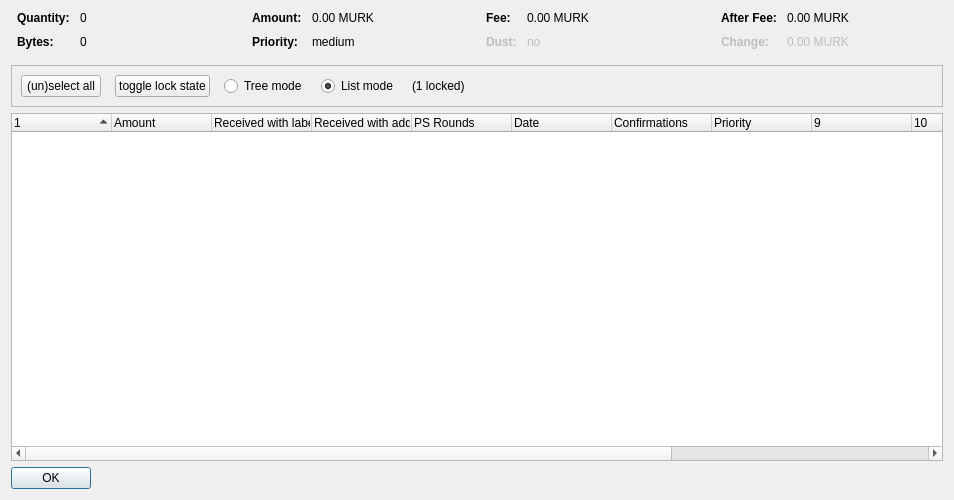
<?xml version="1.0" encoding="UTF-8"?>
<ui version="4.0">
 <class>CoinControlDialog</class>
 <widget class="QDialog" name="CoinControlDialog">
  <property name="geometry">
   <rect>
    <x>0</x>
    <y>0</y>
    <width>954</width>
    <height>500</height>
   </rect>
  </property>
  <property name="windowTitle">
   <string>Coin Selection</string>
  </property>
  <layout class="QVBoxLayout" name="verticalLayout">
   <item>
    <layout class="QHBoxLayout" name="horizontalLayoutTop" stretch="0,0,0,0">
     <property name="topMargin">
      <number>0</number>
     </property>
     <property name="bottomMargin">
      <number>10</number>
     </property>
     <item>
      <layout class="QFormLayout" name="formLayoutCoinControl1">
       <property name="horizontalSpacing">
        <number>10</number>
       </property>
       <property name="verticalSpacing">
        <number>10</number>
       </property>
       <property name="leftMargin">
        <number>6</number>
       </property>
       <property name="rightMargin">
        <number>6</number>
       </property>
       <item row="0" column="0">
        <widget class="QLabel" name="labelCoinControlQuantityText">
         <property name="font">
          <font>
           <weight>75</weight>
           <bold>true</bold>
          </font>
         </property>
         <property name="text">
          <string>Quantity:</string>
         </property>
        </widget>
       </item>
       <item row="0" column="1">
        <widget class="QLabel" name="labelCoinControlQuantity">
         <property name="cursor">
          <cursorShape>IBeamCursor</cursorShape>
         </property>
         <property name="contextMenuPolicy">
          <enum>Qt::ActionsContextMenu</enum>
         </property>
         <property name="text">
          <string notr="true">0</string>
         </property>
         <property name="textInteractionFlags">
          <set>Qt::LinksAccessibleByMouse|Qt::TextSelectableByKeyboard|Qt::TextSelectableByMouse</set>
         </property>
        </widget>
       </item>
       <item row="1" column="0">
        <widget class="QLabel" name="labelCoinControlBytesText">
         <property name="font">
          <font>
           <weight>75</weight>
           <bold>true</bold>
          </font>
         </property>
         <property name="text">
          <string>Bytes:</string>
         </property>
        </widget>
       </item>
       <item row="1" column="1">
        <widget class="QLabel" name="labelCoinControlBytes">
         <property name="cursor">
          <cursorShape>IBeamCursor</cursorShape>
         </property>
         <property name="contextMenuPolicy">
          <enum>Qt::ActionsContextMenu</enum>
         </property>
         <property name="text">
          <string notr="true">0</string>
         </property>
         <property name="textInteractionFlags">
          <set>Qt::LinksAccessibleByMouse|Qt::TextSelectableByKeyboard|Qt::TextSelectableByMouse</set>
         </property>
        </widget>
       </item>
      </layout>
     </item>
     <item>
      <layout class="QFormLayout" name="formLayoutCoinControl2">
       <property name="horizontalSpacing">
        <number>10</number>
       </property>
       <property name="verticalSpacing">
        <number>10</number>
       </property>
       <property name="leftMargin">
        <number>6</number>
       </property>
       <property name="rightMargin">
        <number>6</number>
       </property>
       <item row="0" column="0">
        <widget class="QLabel" name="labelCoinControlAmountText">
         <property name="font">
          <font>
           <weight>75</weight>
           <bold>true</bold>
          </font>
         </property>
         <property name="text">
          <string>Amount:</string>
         </property>
        </widget>
       </item>
       <item row="0" column="1">
        <widget class="QLabel" name="labelCoinControlAmount">
         <property name="cursor">
          <cursorShape>IBeamCursor</cursorShape>
         </property>
         <property name="contextMenuPolicy">
          <enum>Qt::ActionsContextMenu</enum>
         </property>
         <property name="text">
          <string notr="true">0.00 MURK</string>
         </property>
         <property name="textInteractionFlags">
          <set>Qt::LinksAccessibleByMouse|Qt::TextSelectableByKeyboard|Qt::TextSelectableByMouse</set>
         </property>
        </widget>
       </item>
       <item row="1" column="0">
        <widget class="QLabel" name="labelCoinControlPriorityText">
         <property name="font">
          <font>
           <weight>75</weight>
           <bold>true</bold>
          </font>
         </property>
         <property name="text">
          <string>Priority:</string>
         </property>
        </widget>
       </item>
       <item row="1" column="1">
        <widget class="QLabel" name="labelCoinControlPriority">
         <property name="cursor">
          <cursorShape>IBeamCursor</cursorShape>
         </property>
         <property name="contextMenuPolicy">
          <enum>Qt::ActionsContextMenu</enum>
         </property>
         <property name="text">
          <string>medium</string>
         </property>
         <property name="textInteractionFlags">
          <set>Qt::LinksAccessibleByMouse|Qt::TextSelectableByKeyboard|Qt::TextSelectableByMouse</set>
         </property>
        </widget>
       </item>
      </layout>
     </item>
     <item>
      <layout class="QFormLayout" name="formLayoutCoinControl3">
       <property name="horizontalSpacing">
        <number>10</number>
       </property>
       <property name="verticalSpacing">
        <number>10</number>
       </property>
       <property name="leftMargin">
        <number>6</number>
       </property>
       <property name="rightMargin">
        <number>6</number>
       </property>
       <item row="0" column="0">
        <widget class="QLabel" name="labelCoinControlFeeText">
         <property name="font">
          <font>
           <weight>75</weight>
           <bold>true</bold>
          </font>
         </property>
         <property name="text">
          <string>Fee:</string>
         </property>
        </widget>
       </item>
       <item row="0" column="1">
        <widget class="QLabel" name="labelCoinControlFee">
         <property name="cursor">
          <cursorShape>IBeamCursor</cursorShape>
         </property>
         <property name="contextMenuPolicy">
          <enum>Qt::ActionsContextMenu</enum>
         </property>
         <property name="text">
          <string notr="true">0.00 MURK</string>
         </property>
         <property name="textInteractionFlags">
          <set>Qt::LinksAccessibleByMouse|Qt::TextSelectableByKeyboard|Qt::TextSelectableByMouse</set>
         </property>
        </widget>
       </item>
       <item row="1" column="0">
        <widget class="QLabel" name="labelCoinControlLowOutputText">
         <property name="enabled">
          <bool>false</bool>
         </property>
         <property name="font">
          <font>
           <weight>75</weight>
           <bold>true</bold>
          </font>
         </property>
         <property name="text">
          <string>Dust:</string>
         </property>
        </widget>
       </item>
       <item row="1" column="1">
        <widget class="QLabel" name="labelCoinControlLowOutput">
         <property name="enabled">
          <bool>false</bool>
         </property>
         <property name="cursor">
          <cursorShape>IBeamCursor</cursorShape>
         </property>
         <property name="contextMenuPolicy">
          <enum>Qt::ActionsContextMenu</enum>
         </property>
         <property name="text">
          <string>no</string>
         </property>
         <property name="textInteractionFlags">
          <set>Qt::LinksAccessibleByMouse|Qt::TextSelectableByKeyboard|Qt::TextSelectableByMouse</set>
         </property>
        </widget>
       </item>
      </layout>
     </item>
     <item>
      <layout class="QFormLayout" name="formLayoutCoinControl4">
       <property name="horizontalSpacing">
        <number>10</number>
       </property>
       <property name="verticalSpacing">
        <number>10</number>
       </property>
       <property name="leftMargin">
        <number>6</number>
       </property>
       <property name="rightMargin">
        <number>6</number>
       </property>
       <item row="0" column="0">
        <widget class="QLabel" name="labelCoinControlAfterFeeText">
         <property name="font">
          <font>
           <weight>75</weight>
           <bold>true</bold>
          </font>
         </property>
         <property name="text">
          <string>After Fee:</string>
         </property>
        </widget>
       </item>
       <item row="0" column="1">
        <widget class="QLabel" name="labelCoinControlAfterFee">
         <property name="cursor">
          <cursorShape>IBeamCursor</cursorShape>
         </property>
         <property name="contextMenuPolicy">
          <enum>Qt::ActionsContextMenu</enum>
         </property>
         <property name="text">
          <string notr="true">0.00 MURK</string>
         </property>
         <property name="textInteractionFlags">
          <set>Qt::LinksAccessibleByMouse|Qt::TextSelectableByKeyboard|Qt::TextSelectableByMouse</set>
         </property>
        </widget>
       </item>
       <item row="1" column="0">
        <widget class="QLabel" name="labelCoinControlChangeText">
         <property name="enabled">
          <bool>false</bool>
         </property>
         <property name="font">
          <font>
           <weight>75</weight>
           <bold>true</bold>
          </font>
         </property>
         <property name="text">
          <string>Change:</string>
         </property>
        </widget>
       </item>
       <item row="1" column="1">
        <widget class="QLabel" name="labelCoinControlChange">
         <property name="enabled">
          <bool>false</bool>
         </property>
         <property name="cursor">
          <cursorShape>IBeamCursor</cursorShape>
         </property>
         <property name="contextMenuPolicy">
          <enum>Qt::ActionsContextMenu</enum>
         </property>
         <property name="text">
          <string notr="true">0.00 MURK</string>
         </property>
         <property name="textInteractionFlags">
          <set>Qt::LinksAccessibleByMouse|Qt::TextSelectableByKeyboard|Qt::TextSelectableByMouse</set>
         </property>
        </widget>
       </item>
      </layout>
     </item>
    </layout>
   </item>
   <item>
    <widget class="QFrame" name="frame">
     <property name="minimumSize">
      <size>
       <width>0</width>
       <height>40</height>
      </size>
     </property>
     <property name="frameShape">
      <enum>QFrame::StyledPanel</enum>
     </property>
     <property name="frameShadow">
      <enum>QFrame::Sunken</enum>
     </property>
     <layout class="QHBoxLayout" name="horizontalLayout">
      <item>
       <layout class="QHBoxLayout" name="horizontalLayoutPanel" stretch="0,0,0,0,0,0">
        <property name="spacing">
         <number>14</number>
        </property>
        <item>
         <widget class="QPushButton" name="pushButtonSelectAll">
          <property name="sizePolicy">
           <sizepolicy hsizetype="Maximum" vsizetype="Fixed">
            <horstretch>0</horstretch>
            <verstretch>0</verstretch>
           </sizepolicy>
          </property>
          <property name="text">
           <string>(un)select all</string>
          </property>
          <property name="autoDefault">
           <bool>false</bool>
          </property>
         </widget>
        </item>
        <item>
         <widget class="QPushButton" name="pushButtonToggleLock">
          <property name="sizePolicy">
           <sizepolicy hsizetype="Maximum" vsizetype="Fixed">
            <horstretch>0</horstretch>
            <verstretch>0</verstretch>
           </sizepolicy>
          </property>
          <property name="text">
           <string>toggle lock state</string>
          </property>
          <property name="autoDefault">
           <bool>false</bool>
          </property>
         </widget>
        </item>
        <item>
         <widget class="QRadioButton" name="radioTreeMode">
          <property name="sizePolicy">
           <sizepolicy hsizetype="Maximum" vsizetype="Fixed">
            <horstretch>0</horstretch>
            <verstretch>0</verstretch>
           </sizepolicy>
          </property>
          <property name="text">
           <string>Tree mode</string>
          </property>
         </widget>
        </item>
        <item>
         <widget class="QRadioButton" name="radioListMode">
          <property name="sizePolicy">
           <sizepolicy hsizetype="Maximum" vsizetype="Fixed">
            <horstretch>0</horstretch>
            <verstretch>0</verstretch>
           </sizepolicy>
          </property>
          <property name="text">
           <string>List mode</string>
          </property>
          <property name="checked">
           <bool>true</bool>
          </property>
         </widget>
        </item>
        <item>
         <widget class="QLabel" name="labelLocked">
          <property name="text">
           <string>(1 locked)</string>
          </property>
         </widget>
        </item>
        <item>
         <spacer name="horizontalSpacer">
          <property name="orientation">
           <enum>Qt::Horizontal</enum>
          </property>
          <property name="sizeHint" stdset="0">
           <size>
            <width>40</width>
            <height>20</height>
           </size>
          </property>
         </spacer>
        </item>
       </layout>
      </item>
     </layout>
    </widget>
   </item>
   <item>
    <widget class="CoinControlTreeWidget" name="treeWidget">
     <property name="contextMenuPolicy">
      <enum>Qt::CustomContextMenu</enum>
     </property>
     <property name="sortingEnabled">
      <bool>false</bool>
     </property>
     <property name="columnCount">
      <number>13</number>
     </property>
     <attribute name="headerShowSortIndicator" stdset="0">
      <bool>true</bool>
     </attribute>
     <attribute name="headerStretchLastSection">
      <bool>false</bool>
     </attribute>
     <column>
      <property name="text">
       <string/>
      </property>
     </column>
     <column>
      <property name="text">
       <string>Amount</string>
      </property>
     </column>
     <column>
      <property name="text">
       <string>Received with label</string>
      </property>
     </column>
     <column>
      <property name="text">
       <string>Received with address</string>
      </property>
     </column>
     <column>
      <property name="text">
       <string>PS Rounds</string>
      </property>
     </column>
     <column>
      <property name="text">
       <string>Date</string>
      </property>
     </column>
     <column>
      <property name="text">
       <string>Confirmations</string>
      </property>
      <property name="toolTip">
       <string>Confirmed</string>
      </property>
     </column>
     <column>
      <property name="text">
       <string>Priority</string>
      </property>
     </column>
     <column>
      <property name="text">
       <string/>
      </property>
     </column>
     <column>
      <property name="text">
       <string/>
      </property>
     </column>
     <column>
      <property name="text">
       <string/>
      </property>
     </column>
     <column>
      <property name="text">
       <string/>
      </property>
     </column>
     <column>
      <property name="text">
       <string/>
      </property>
     </column>
    </widget>
   </item>
   <item>
    <widget class="QDialogButtonBox" name="buttonBox">
     <property name="sizePolicy">
      <sizepolicy hsizetype="Maximum" vsizetype="Fixed">
       <horstretch>0</horstretch>
       <verstretch>0</verstretch>
      </sizepolicy>
     </property>
     <property name="orientation">
      <enum>Qt::Horizontal</enum>
     </property>
     <property name="standardButtons">
      <set>QDialogButtonBox::Ok</set>
     </property>
    </widget>
   </item>
  </layout>
 </widget>
 <customwidgets>
  <customwidget>
   <class>CoinControlTreeWidget</class>
   <extends>QTreeWidget</extends>
   <header>coincontroltreewidget.h</header>
  </customwidget>
 </customwidgets>
 <resources/>
 <connections/>
</ui>
